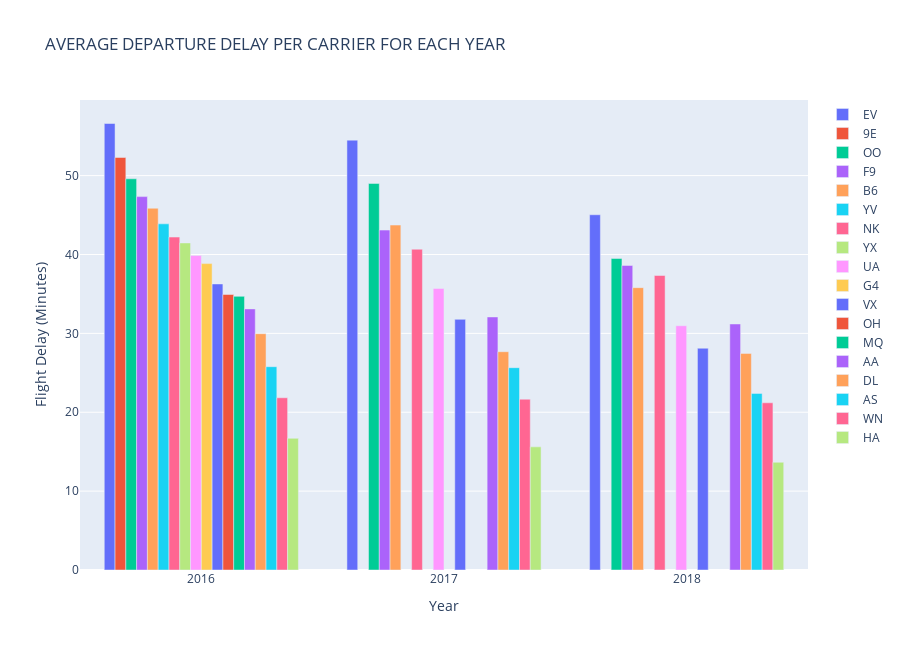

The cell this chart's notebook holds for it:
### Code cell
traces = []
changePerCarrierMap = dict()
years = []

for i in range(len(averageDelayPerCarrier.toPandas()['Year'])):
    if not averageDelayPerCarrier.toPandas()['Year'][i] in years:
        years.append(averageDelayPerCarrier.toPandas()['Year'][i])

years.sort()
        
for i in range(len(averageDelayPerCarrier.toPandas()['OP_CARRIER'])):
    if not averageDelayPerCarrier.toPandas()['OP_CARRIER'][i] in changePerCarrierMap:
        changePerCarrierMap[averageDelayPerCarrier.toPandas()['OP_CARRIER'][i]] = []
        
    changePerCarrierMap[averageDelayPerCarrier.toPandas()['OP_CARRIER'][i]].append(averageDelayPerCarrier.toPandas()['AverageDelayPerCarrier'][i])
    
for key in changePerCarrierMap:
    traces.append(go.Bar(
        y = changePerCarrierMap[key],
        x = years,
        name = key))
                  
layout = dict(title = 'AVERAGE DEPARTURE DELAY PER CARRIER FOR EACH YEAR',
              xaxis= dict(title= 'Year',zeroline= False,tickformat='d'),
              yaxis= dict(title= 'Flight Delay (Minutes)',tickformat='d'),
              height= 650,
              width= 900
             )

fig = dict(data = traces, layout = layout)

pyo.iplot(fig)

### Figure 1 — Plotly figure (JSON) as saved in the notebook; plotly's stock layout.template omitted (floating-point values rounded to 4 significant figures)
{"data": [{"name": "EV", "type": "bar", "x": [2016, 2017, 2018], "y": [56.61, 54.5, 45.04]}, {"name": "9E", "type": "bar", "x": [2016, 2017, 2018], "y": [52.3]}, {"name": "OO", "type": "bar", "x": [2016, 2017, 2018], "y": [49.6, 49.01, 39.5]}, {"name": "F9", "type": "bar", "x": [2016, 2017, 2018], "y": [47.34, 43.09, 38.61]}, {"name": "B6", "type": "bar", "x": [2016, 2017, 2018], "y": [45.86, 43.73, 35.79]}, {"name": "YV", "type": "bar", "x": [2016, 2017, 2018], "y": [43.89]}, {"name": "NK", "type": "bar", "x": [2016, 2017, 2018], "y": [42.21, 40.67, 37.34]}, {"name": "YX", "type": "bar", "x": [2016, 2017, 2018], "y": [41.46]}, {"name": "UA", "type": "bar", "x": [2016, 2017, 2018], "y": [39.86, 35.7, 30.97]}, {"name": "G4", "type": "bar", "x": [2016, 2017, 2018], "y": [38.85]}, {"name": "VX", "type": "bar", "x": [2016, 2017, 2018], "y": [36.27, 31.78, 28.12]}, {"name": "OH", "type": "bar", "x": [2016, 2017, 2018], "y": [34.93]}, {"name": "MQ", "type": "bar", "x": [2016, 2017, 2018], "y": [34.7]}, {"name": "AA", "type": "bar", "x": [2016, 2017, 2018], "y": [33.1, 32.08, 31.19]}, {"name": "DL", "type": "bar", "x": [2016, 2017, 2018], "y": [29.96, 27.67, 27.46]}, {"name": "AS", "type": "bar", "x": [2016, 2017, 2018], "y": [25.78, 25.65, 22.39]}, {"name": "WN", "type": "bar", "x": [2016, 2017, 2018], "y": [21.83, 21.66, 21.2]}, {"name": "HA", "type": "bar", "x": [2016, 2017, 2018], "y": [16.69, 15.61, 13.66]}], "layout": {"height": 650, "title": {"text": "AVERAGE DEPARTURE DELAY PER CARRIER FOR EACH YEAR"}, "width": 900, "xaxis": {"tickformat": "d", "title": {"text": "Year"}, "zeroline": false}, "yaxis": {"tickformat": "d", "title": {"text": "Flight Delay (Minutes)"}}}}
